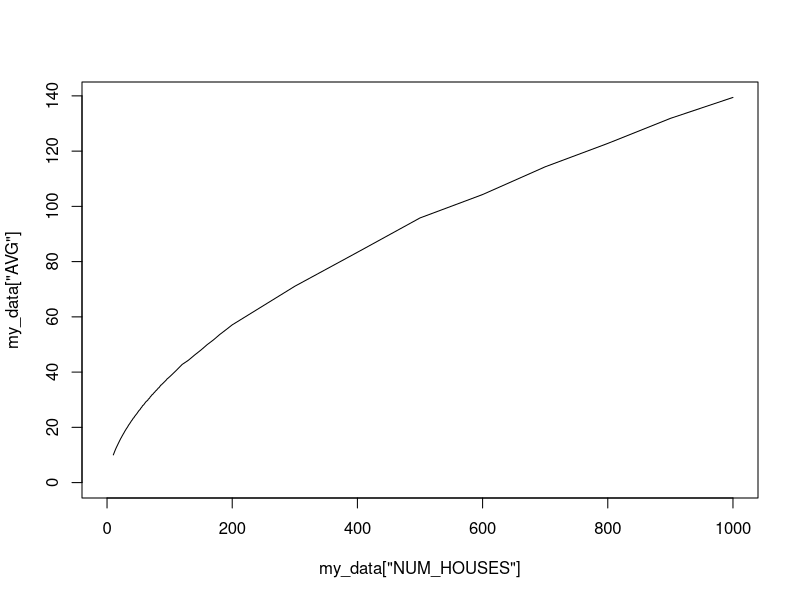

The R script that drew this image:
my_data <-read.csv("results.csv")
jpeg("graph.jpg")
matplot(my_data["NUM_HOUSES"], my_data["AVG"], type="l", xlim=c(0, max(my_data["NUM_HOUSES"])), ylim=c(0, max(my_data["AVG"])))
